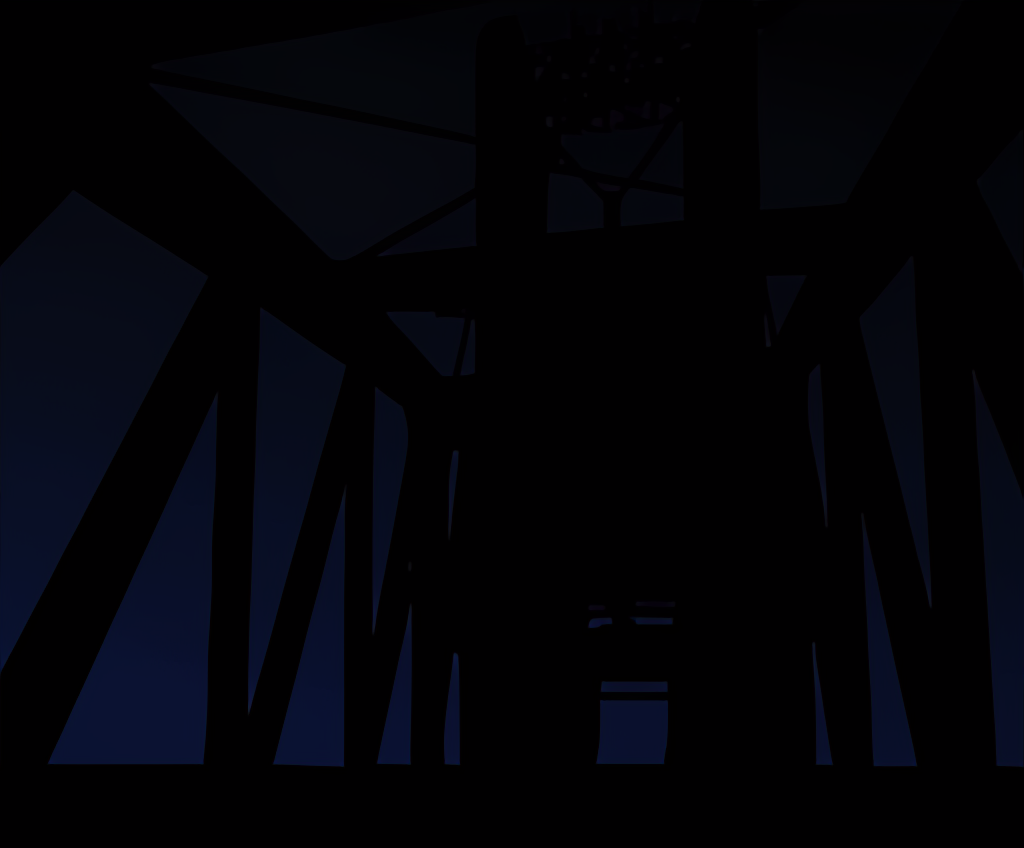
#> input picture assets/lcs/background.png, 1024 x 848 px, found by its file name
$ python lcsmenuart.py --source ../texturereplacements/Fronted/Background.png
#> lines starting #> are read from the running program, lines starting #| are printed output that depends on the picture
"""Make the LCS front end's backdrop from the game's own pause-menu texture.

LCS's pause menu draws one 1024x1024 texture stretched over the whole PSP screen: the Brooklyn
bridge in silhouette against a dark blue sky, and below row 848 a plain strip that the game writes
its button hints on. The menu this fork puts up keeps the art and draws its own hint bar, so only
the art is kept:

    python Tools/lcsmenuart.py --source ../texturereplacements/Fronted/Background.png

The source is the upscaled copy of that texture in the HD UI pack (the PSP original is the same
picture at a lower resolution, and works too). Writes assets/lcs/background.png, which ships with
the build and is read through g_VFS at runtime, beside the menu's sounds and font.

The strip's colours are printed rather than shipped, because the menu draws its bar in them:
kBarColor and kBarEdgeColor in UI/LCSMenuScreen.cpp.
"""

import argparse
import os
import sys
from collections import Counter

from PIL import Image

HERE = os.path.dirname(os.path.abspath(__file__))
REPO = os.path.dirname(HERE)
OUT_DIR = os.path.join(REPO, "assets", "lcs")
DEFAULT_SOURCE = os.path.join(os.path.dirname(REPO), "texturereplacements", "Fronted", "Background.png")

# Where the hint strip starts, as a fraction of the texture's height: row 848 of 1024, a lighter
# edge two rows deep and then a flat near-black. A fraction so a smaller original crops the same.
STRIP_TOP = 848.0 / 1024.0


def common(img, box):
    return Counter(img.crop(box).getdata()).most_common(1)[0][0]


def main():
    ap = argparse.ArgumentParser(description=__doc__, formatter_class=argparse.RawDescriptionHelpFormatter)
    ap.add_argument("--source", default=DEFAULT_SOURCE, help="the pause menu's Background texture")
    ap.add_argument("--out", default=OUT_DIR, help="where to write background.png")
    args = ap.parse_args()

    if not os.path.exists(args.source):
        sys.exit("no texture at %s - point --source at the pause menu's background" % args.source)

    img = Image.open(args.source).convert("RGB")
#> img is the input picture: PIL image 1024x848 RGB; mean R, G, B 2.8, 3.1, 8.1
    w, h = img.size
#> w = 1024; h = 848
    top = int(round(h * STRIP_TOP))
#> top = 702
    edge = common(img, (0, top, w, top + max(1, h // 512)))
#> edge = (1, 0, 1)
    strip = common(img, (0, top + h // 64, w, h))
#> strip = (1, 0, 1)
    print("strip edge #%02X%02X%02X, strip #%02X%02X%02X" % (edge + strip))
#| strip edge #010001, strip #010001

    os.makedirs(args.out, exist_ok=True)
    path = os.path.join(args.out, "background.png")
    img.crop((0, 0, w, top)).save(path, optimize=True)
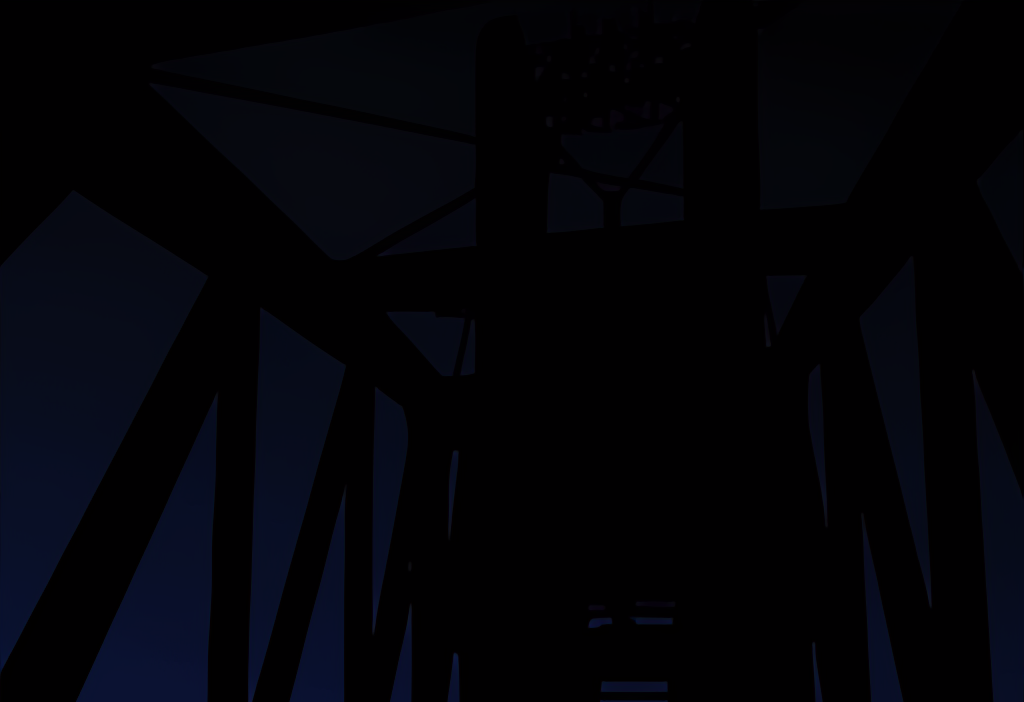
#> saved as background.png: PIL image 1024x702 RGB; mean R, G, B 2.8, 3.1, 7.9
    print("%s -> %s (%dx%d)" % (os.path.basename(args.source), path, w, top))
#| Background.png -> assets/lcs/background.png (1024x702)


if __name__ == "__main__":
    main()
